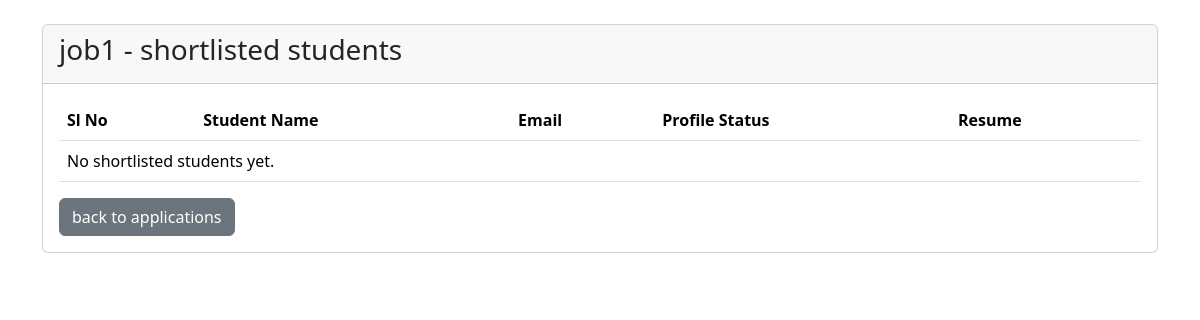
The app's page /company/drive/1/shortlisted (signed in), older data.
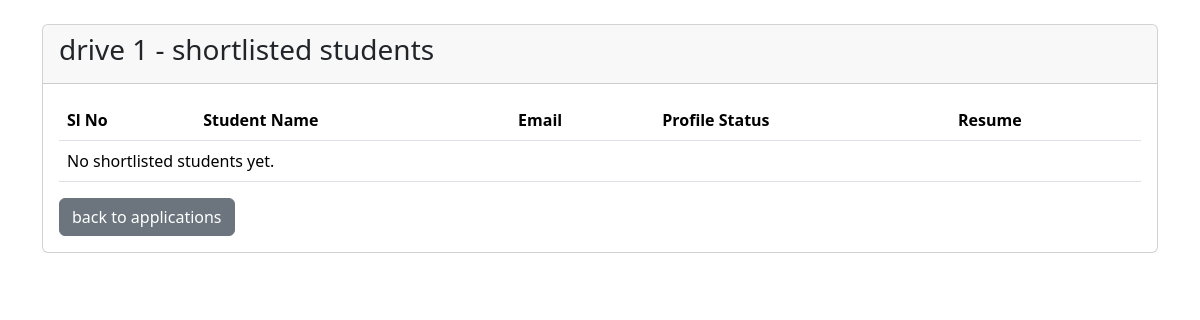
The same page, newer data.
### backend/models.py (models this page shows)
class PlacementDrive(db.Model):
    __tablename__ = 'placement_drives'
    placemnt_id = db.Column(db.Integer, primary_key=True, autoincrement=True)
    drive_name=db.Column(db.String, nullable=False,unique=True)
    company_id = db.Column(db.Integer, db.ForeignKey('companies.cmp_id'), nullable=False)
    job_title = db.Column(db.String, nullable=False)
    job_description = db.Column(db.Text, nullable=False)
    eligibility_criteria = db.Column(db.Text, nullable=False)
    application_deadline = db.Column(db.DateTime, nullable=False)
    status = db.Column(db.String, default="Pending")
    salary=db.Column(db.Integer,nullable="False")
    skills=db.Column(db.String, nullable=False)
    exp=db.Column(db.String, nullable=False)
    applications = db.relationship('Application', backref='drive', lazy=True)

### backend/routes.py (the view)
@app.route("/company/drive/<int:drive_id>/shortlisted", methods=["GET"])
@login_required
def view_shortls_stu(drive_id):
    if not isinstance(current_user, Company):
        return "Unauthorized"
    if current_user.approval_status.lower() != "active":
        return "wait for admin's approval"
    drive = PlacementDrive.query.filter_by(placemnt_id=drive_id, company_id=current_user.cmp_id).first_or_404()
    shortlisted_apps = Application.query.filter_by(drive_id=drive_id, status="Shortlisted").all()
    return render_template("company/shortlisted_students.html", drive=drive, shortlisted_apps=shortlisted_apps)

### app.py (called while the page is built)
def create_app():
    app=Flask(__name__)
    app.config["SQLALCHEMY_DATABASE_URI"] = "sqlite:///Placement.db"
    db.init_app(app)
    app.config["SECRET_KEY"]="thisgoodday"
    login_manager=LoginManager(app)
    @login_manager.user_loader
    def load_user(email):
        return (db.session.query(Admin).filter_by(email=email).first() or \
        db.session.query(Student).filter_by(email=email).first() or \
        db.session.query(Company).filter_by(email=email).first())
    app.app_context().push()
    db.create_all()
    return app

### templates/company/shortlisted_students.html (shortened to what this page needs)
<!DOCTYPE html>
<html lang="en">
<head>
    <link rel="stylesheet" href="https://cdn.jsdelivr.net/npm/bootstrap-icons@1.13.1/font/bootstrap-icons.min.css">
    <link href="https://cdn.jsdelivr.net/npm/bootstrap@5.3.8/dist/css/bootstrap.min.css" rel="stylesheet">
</head>
<body>
    <div class="container mt-4">
    <div class="card">
    <div class="card-header">
        <h3>{{ drive.drive_name }} - shortlisted students</h3>
    </div>
    <div class="card-body">
        <table class="table">
            <thead>
            <tr>
            <th>Sl No</th>
            <th>Student Name</th>
            <th>Email</th>
            <th>Profile Status</th>
            <th>Resume</th>
            </tr>
            </thead>
        <tbody>
            {% for appln in shortlisted_apps %}
            <tr>
            <td>{{ loop.index }}</td>
            <td>{{ appln.student.name }}</td>
            <td>{{ appln.student.email }}</td>
            <td>{{ appln.student.status }}</td>
            <td>
            {% if appln.student.resume %}
            <a href="/static/{{ appln.student.resume }}" target="_blank" class="btn btn-sm btn-info">view resume</a>
            {% else %}
            No resume
            {% endif %}
            </td>
            </tr>
            {% else %}
            <tr>
<td colspan="5">No shortlisted students yet.</td>
            </tr>
            {% endfor %}
        </tbody>
    </table>
<a href="{{ url_for('revw_drive_appln', drive_id=drive.placemnt_id) }}" class="btn btn-secondary">back to applications</a>
</div>
</div>
</div>
</body>
</html>

Row changes from the older to the newer data that the page shows:
changed PlacementDrive: drive_name "job1" → "drive 1"
